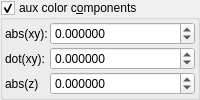
    <widget class="MyGroupBox" name="groupCheck_fold_color_aux_color_enabled_false">
     <property name="title">
      <string>aux color c&amp;omponents</string>
     </property>
     <property name="checkable">
      <bool>true</bool>
     </property>
     <layout class="QVBoxLayout" name="verticalLayout_11">
      <property name="leftMargin">
       <number>2</number>
      </property>
      <property name="topMargin">
       <number>2</number>
      </property>
      <property name="rightMargin">
       <number>2</number>
      </property>
      <property name="bottomMargin">
       <number>2</number>
      </property>
      <item>
       <layout class="QGridLayout" name="gridLayout_21" columnstretch="0,1">
        <property name="spacing">
         <number>2</number>
        </property>
        <item row="1" column="0">
         <widget class="QLabel" name="label_53">
          <property name="text">
           <string>abs(xy):</string>
          </property>
         </widget>
        </item>
        <item row="2" column="1">
         <widget class="MyDoubleSpinBox" name="spinbox4_fold_color_difs_0000_y">
          <property name="sizePolicy">
           <sizepolicy hsizetype="Minimum" vsizetype="Maximum">
            <horstretch>0</horstretch>
            <verstretch>0</verstretch>
           </sizepolicy>
          </property>
          <property name="prefix">
           <string/>
          </property>
          <property name="suffix">
           <string/>
          </property>
          <property name="decimals">
           <number>6</number>
          </property>
          <property name="minimum">
           <double>-100.000000000000000</double>
          </property>
          <property name="maximum">
           <double>100.000000000000000</double>
          </property>
          <property name="singleStep">
           <double>0.100000000000000</double>
          </property>
         </widget>
        </item>
        <item row="1" column="1">
         <widget class="MyDoubleSpinBox" name="spinbox4_fold_color_difs_0000_x">
          <property name="sizePolicy">
           <sizepolicy hsizetype="Minimum" vsizetype="Maximum">
            <horstretch>0</horstretch>
            <verstretch>0</verstretch>
           </sizepolicy>
          </property>
          <property name="prefix">
           <string/>
          </property>
          <property name="suffix">
           <string/>
          </property>
          <property name="decimals">
           <number>6</number>
          </property>
          <property name="minimum">
           <double>-100.000000000000000</double>
          </property>
          <property name="maximum">
           <double>100.000000000000000</double>
          </property>
          <property name="singleStep">
           <double>0.100000000000000</double>
          </property>
         </widget>
        </item>
        <item row="2" column="0">
         <widget class="QLabel" name="label_55">
          <property name="text">
           <string>dot(xy):</string>
          </property>
         </widget>
        </item>
        <item row="3" column="1">
         <widget class="MyDoubleSpinBox" name="spinbox4_fold_color_difs_0000_z">
          <property name="sizePolicy">
           <sizepolicy hsizetype="Minimum" vsizetype="Maximum">
            <horstretch>0</horstretch>
            <verstretch>0</verstretch>
           </sizepolicy>
          </property>
          <property name="prefix">
           <string/>
          </property>
          <property name="suffix">
           <string/>
          </property>
          <property name="decimals">
           <number>6</number>
          </property>
          <property name="minimum">
           <double>-100.000000000000000</double>
          </property>
          <property name="maximum">
           <double>100.000000000000000</double>
          </property>
          <property name="singleStep">
           <double>0.100000000000000</double>
          </property>
         </widget>
        </item>
        <item row="3" column="0">
         <widget class="QLabel" name="label_56">
          <property name="text">
           <string notr="true">abs(z)</string>
          </property>
         </widget>
        </item>
       </layout>
      </item>
     </layout>
    </widget>
